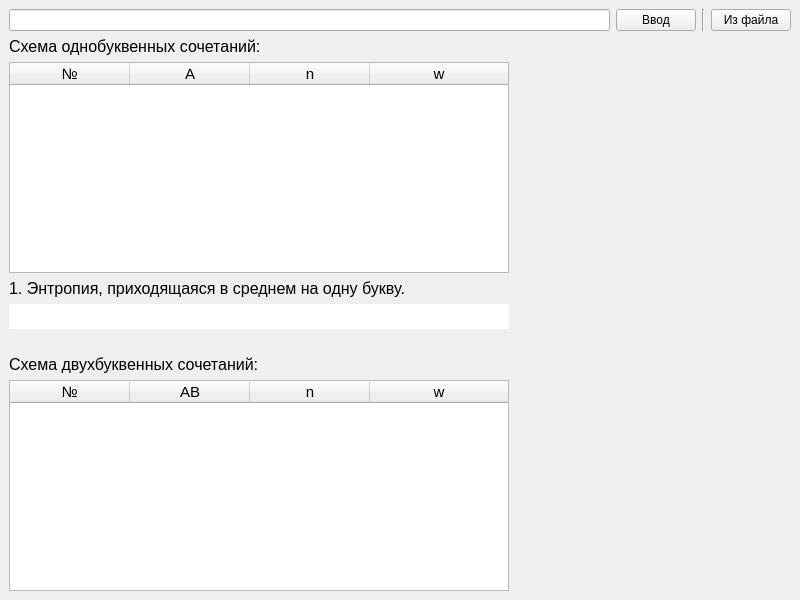
<?xml version="1.0" encoding="UTF-8"?>
<ui version="4.0">
 <class>MainWindow</class>
 <widget class="QMainWindow" name="MainWindow">
  <property name="geometry">
   <rect>
    <x>0</x>
    <y>0</y>
    <width>800</width>
    <height>600</height>
   </rect>
  </property>
  <property name="windowTitle">
   <string>Лабораторная №2. Обработка алфавита введенного сообщения. Катунин. С.</string>
  </property>
  <widget class="QWidget" name="centralwidget">
   <layout class="QGridLayout" name="gridLayout_2" rowstretch="0,0,0,0,0,0,0,0,0,0">
    <item row="2" column="0">
     <widget class="QTableWidget" name="tableWidget_single">
      <property name="sizePolicy">
       <sizepolicy hsizetype="Preferred" vsizetype="Expanding">
        <horstretch>0</horstretch>
        <verstretch>0</verstretch>
       </sizepolicy>
      </property>
      <property name="maximumSize">
       <size>
        <width>500</width>
        <height>16777215</height>
       </size>
      </property>
      <property name="gridStyle">
       <enum>Qt::SolidLine</enum>
      </property>
      <attribute name="horizontalHeaderVisible">
       <bool>true</bool>
      </attribute>
      <attribute name="horizontalHeaderCascadingSectionResizes">
       <bool>false</bool>
      </attribute>
      <attribute name="horizontalHeaderMinimumSectionSize">
       <number>35</number>
      </attribute>
      <attribute name="horizontalHeaderDefaultSectionSize">
       <number>120</number>
      </attribute>
      <attribute name="horizontalHeaderShowSortIndicator" stdset="0">
       <bool>false</bool>
      </attribute>
      <attribute name="horizontalHeaderStretchLastSection">
       <bool>true</bool>
      </attribute>
      <attribute name="verticalHeaderVisible">
       <bool>false</bool>
      </attribute>
      <attribute name="verticalHeaderMinimumSectionSize">
       <number>19</number>
      </attribute>
      <column>
       <property name="text">
        <string>№</string>
       </property>
       <property name="font">
        <font>
         <pointsize>11</pointsize>
        </font>
       </property>
      </column>
      <column>
       <property name="text">
        <string>A</string>
       </property>
       <property name="font">
        <font>
         <pointsize>11</pointsize>
        </font>
       </property>
      </column>
      <column>
       <property name="text">
        <string>n</string>
       </property>
       <property name="font">
        <font>
         <pointsize>11</pointsize>
        </font>
       </property>
      </column>
      <column>
       <property name="text">
        <string>w</string>
       </property>
       <property name="font">
        <font>
         <pointsize>11</pointsize>
        </font>
       </property>
      </column>
     </widget>
    </item>
    <item row="4" column="0">
     <widget class="QLabel" name="label_singleEntropy">
      <property name="text">
       <string>&lt;html&gt;&lt;head/&gt;&lt;body&gt;&lt;p&gt;&lt;span style=&quot; font-size:12pt;&quot;&gt;1. Энтропия, приходящаяся в среднем на одну букву.&lt;/span&gt;&lt;/p&gt;&lt;/body&gt;&lt;/html&gt;</string>
      </property>
     </widget>
    </item>
    <item row="7" column="0">
     <widget class="QLabel" name="label_schema2">
      <property name="text">
       <string>&lt;html&gt;&lt;head/&gt;&lt;body&gt;&lt;p&gt;&lt;span style=&quot; font-size:12pt;&quot;&gt;Схема двухбуквенных сочетаний:&lt;/span&gt;&lt;/p&gt;&lt;/body&gt;&lt;/html&gt;</string>
      </property>
     </widget>
    </item>
    <item row="0" column="0">
     <widget class="QLineEdit" name="lineEdit_text"/>
    </item>
    <item row="5" column="0">
     <widget class="QLineEdit" name="lineEdit_singleEntropy">
      <property name="maximumSize">
       <size>
        <width>500</width>
        <height>16777215</height>
       </size>
      </property>
      <property name="font">
       <font>
        <pointsize>12</pointsize>
       </font>
      </property>
      <property name="frame">
       <bool>false</bool>
      </property>
     </widget>
    </item>
    <item row="6" column="0">
     <widget class="QLabel" name="singleEntropy_formula">
      <property name="enabled">
       <bool>true</bool>
      </property>
      <property name="maximumSize">
       <size>
        <width>500</width>
        <height>500</height>
       </size>
      </property>
      <property name="sizeIncrement">
       <size>
        <width>0</width>
        <height>0</height>
       </size>
      </property>
      <property name="text">
       <string>&lt;html&gt;&lt;head/&gt;&lt;body&gt;&lt;p&gt;&lt;img src=&quot;:/1.gif&quot;/&gt;&lt;/p&gt;&lt;/body&gt;&lt;/html&gt;</string>
      </property>
      <property name="scaledContents">
       <bool>false</bool>
      </property>
      <property name="alignment">
       <set>Qt::AlignLeading|Qt::AlignLeft|Qt::AlignVCenter</set>
      </property>
      <property name="wordWrap">
       <bool>false</bool>
      </property>
     </widget>
    </item>
    <item row="8" column="0">
     <widget class="QTableWidget" name="tableWidget_double">
      <property name="sizePolicy">
       <sizepolicy hsizetype="Preferred" vsizetype="Expanding">
        <horstretch>0</horstretch>
        <verstretch>0</verstretch>
       </sizepolicy>
      </property>
      <property name="maximumSize">
       <size>
        <width>500</width>
        <height>16777215</height>
       </size>
      </property>
      <property name="gridStyle">
       <enum>Qt::SolidLine</enum>
      </property>
      <attribute name="horizontalHeaderVisible">
       <bool>true</bool>
      </attribute>
      <attribute name="horizontalHeaderCascadingSectionResizes">
       <bool>false</bool>
      </attribute>
      <attribute name="horizontalHeaderMinimumSectionSize">
       <number>35</number>
      </attribute>
      <attribute name="horizontalHeaderDefaultSectionSize">
       <number>120</number>
      </attribute>
      <attribute name="horizontalHeaderShowSortIndicator" stdset="0">
       <bool>false</bool>
      </attribute>
      <attribute name="horizontalHeaderStretchLastSection">
       <bool>true</bool>
      </attribute>
      <attribute name="verticalHeaderVisible">
       <bool>false</bool>
      </attribute>
      <attribute name="verticalHeaderMinimumSectionSize">
       <number>19</number>
      </attribute>
      <column>
       <property name="text">
        <string>№</string>
       </property>
       <property name="font">
        <font>
         <pointsize>11</pointsize>
        </font>
       </property>
      </column>
      <column>
       <property name="text">
        <string>AB</string>
       </property>
       <property name="font">
        <font>
         <pointsize>11</pointsize>
        </font>
       </property>
      </column>
      <column>
       <property name="text">
        <string>n</string>
       </property>
       <property name="font">
        <font>
         <pointsize>11</pointsize>
        </font>
       </property>
      </column>
      <column>
       <property name="text">
        <string>w</string>
       </property>
       <property name="font">
        <font>
         <pointsize>11</pointsize>
        </font>
       </property>
      </column>
     </widget>
    </item>
    <item row="0" column="3">
     <widget class="QPushButton" name="pushButton_fromFile">
      <property name="text">
       <string>Из файла</string>
      </property>
     </widget>
    </item>
    <item row="0" column="1">
     <widget class="QPushButton" name="pushButton_finishText">
      <property name="text">
       <string>Ввод</string>
      </property>
     </widget>
    </item>
    <item row="1" column="0" colspan="2">
     <widget class="QLabel" name="label_schema1">
      <property name="minimumSize">
       <size>
        <width>405</width>
        <height>0</height>
       </size>
      </property>
      <property name="maximumSize">
       <size>
        <width>405</width>
        <height>16777215</height>
       </size>
      </property>
      <property name="font">
       <font>
        <pointsize>12</pointsize>
       </font>
      </property>
      <property name="text">
       <string>Схема однобуквенных сочетаний:</string>
      </property>
     </widget>
    </item>
    <item row="0" column="2">
     <widget class="Line" name="line">
      <property name="orientation">
       <enum>Qt::Vertical</enum>
      </property>
     </widget>
    </item>
   </layout>
  </widget>
 </widget>
 <resources/>
 <connections/>
</ui>
